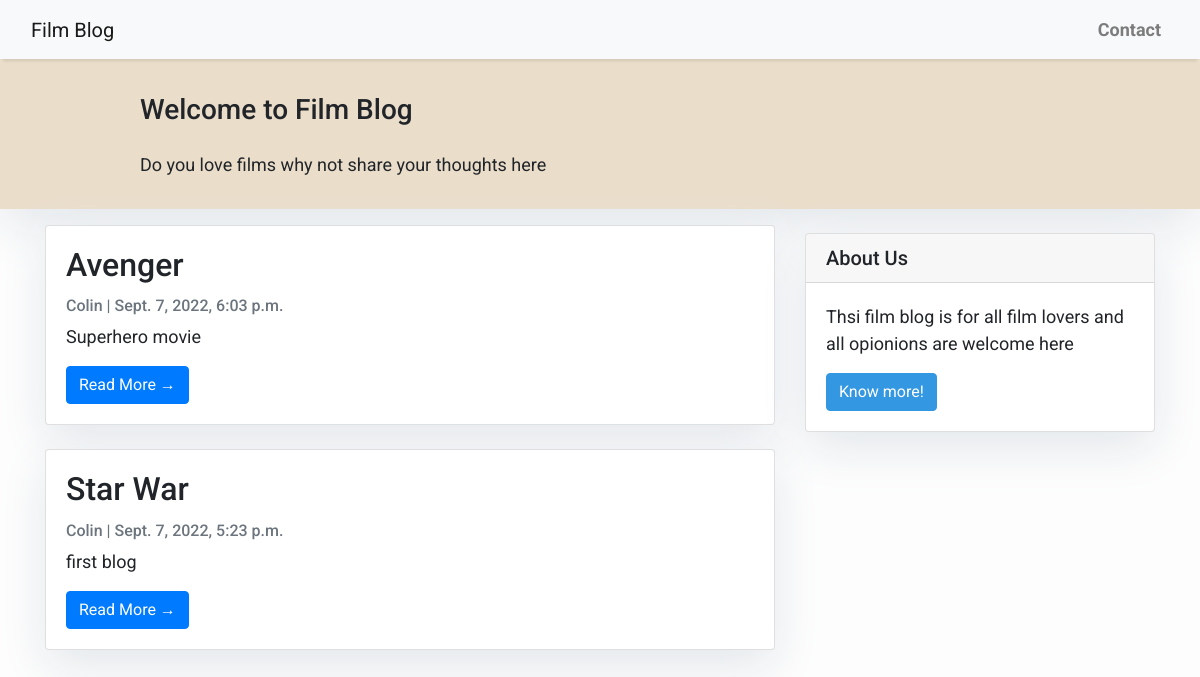
The app's page /, older data.
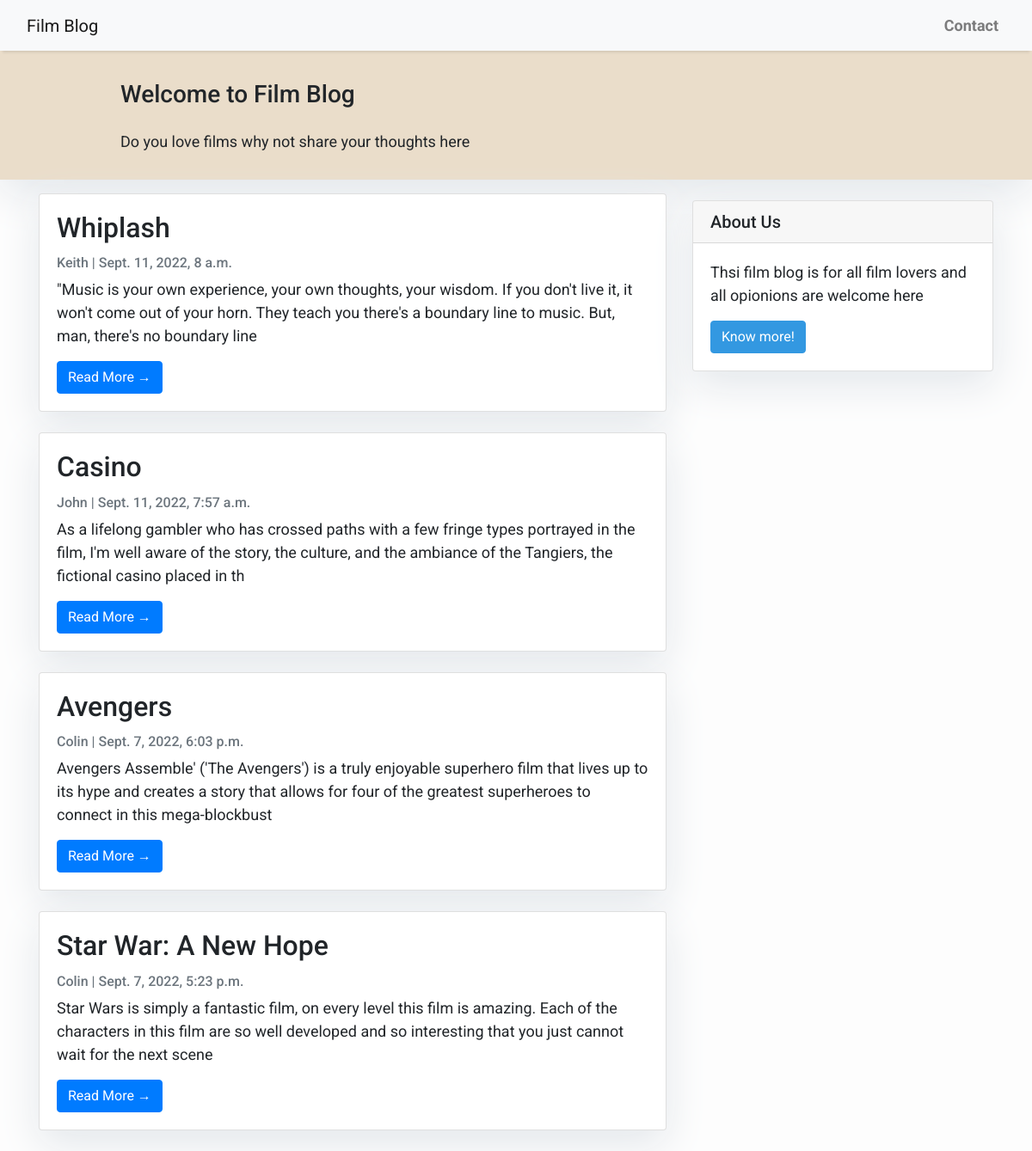
The same page, newer data.
### blog/models.py (models this page shows, shortened)
class Post(models.Model):
    film_title = models.CharField(max_length=200, unique=True, null=True)
    slug = models.SlugField(max_length=200, unique=True, null=True)
    blogger = models.ForeignKey(User, on_delete=models.CASCADE, related_name='blog_posts', null=True)
    director = models.CharField(max_length=200, unique=True, null=True)
    actor = models.CharField(max_length=200, unique=True, null=True)
    updated_on = models.DateTimeField(auto_now=True, null=True)
    content = models.TextField()
    created_on = models.DateTimeField(auto_now_add=True, null=True)
    status = models.IntegerField(choices=STATUS, default=0)
    class Meta:
        ordering = ['-created_on']

### blog/views.py (the view)
# urls.py: path('', views.ListPost.as_view(), name='home'),
class ListPost(generic.ListView):
    queryset = Post.objects.filter(status=1).order_by('-created_on')
    template_name = 'index.html'

### blog/templates/index.html (shortened to what this page needs)
{% extends "base.html" %}
{% block content %}
<header class="masthead">
    <div class="container">
        <div class="row">
            <div class=" col-md-8 col-md-10 mx-auto">
                <div class="site-heading">
                    <h3 class=" site-heading my-4 mt-3 text-black"> Welcome to Film Blog </h3>
                    <p class="text-black">Do you love films why not share your thoughts here &nbsp
                    </p>
                </div>
            </div>
        </div>
    </div>
</header>
<div class="container">
    <div class="row">
        <div class="col-md-8 mt-3 left">
            {% for post in post_list %}
            <div class="card mb-4">
                <div class="card-body">
                    <h2 class="card-title">{{ post.film_title }}</h2>
                    <p class="card-text text-muted h6">{{ post.blogger }} | {{ post.created_on}} </p>
                    <p class="card-text">{{post.content|slice:":200" }}</p>
                    <a href="{% url 'details_post' post.slug  %}" class="btn btn-primary">Read More &rarr;</a>
                </div>
            </div>
            {% endfor %}
        </div>
        {% block about %} {% include 'about.html' %} {% endblock about %}
    </div>
</div>
{%endblock%}

### blog/templates/base.html (shortened to what this page needs)
<!DOCTYPE html>
<html lang="en">
<head>
    <link rel="stylesheet" href="https://maxcdn.bootstrapcdn.com/bootstrap/4.0.0/css/bootstrap.min.css"
 />
</head>
<body>
    <nav class="navbar navbar-expand-lg navbar-light bg-light shadow" id="mainNav">
        <div class="container-fluid">
            <a class="navbar-brand" href="{% url 'home' %}">Film Blog</a>
            <div class="collapse navbar-collapse" id="navbarResponsive">
                <ul class="navbar-nav ml-auto">
                    <li class="nav-item text-black">
                        <a class="nav-link text-black font-weight-bold" href="{% url 'contact' %}"
                            class="btn btn-primary">Contact</a>
                    </li>
                </ul>
            </div>
        </div>
    </nav>
    {% block content %}{% endblock content %}
</body>
</html>

### blog/templates/about.html (shortened to what this page needs)
{% block sidebar %}
<div class="col-md-4 float-right ">
<div class="card my-4">
        <h5 class="card-header">About Us</h5>
    <div class="card-body">
        <p class="card-text"> Thsi film blog is for all film lovers and all opionions are welcome here</p>
        <a href="https://8000-colinshaw1-portfoliopro-mf4qgrucn44.ws-eu64.gitpod.io"
           class="btn btn-danger">Know more!</a>
    </div>
</div>
</div>
{% endblock sidebar %}

### blog/templates/base.html (style rules this page uses)
body { font-family: "Roboto", sans-serif; font-size: 20px; background-color: #808080; }
.shadow { box-shadow: 0 5px 3px -3px rgba(0, 0, 0, 0.1); }
.btn-danger { color: #fff; background-color: #3398E1; border-color: #3398E1; }
.masthead { background: #EADDCA; height: auto; padding-bottom: 15px; box-shadow: 0 16px 48px #E3E7EB; padding-top: 10px; }

### blog/templates/index.html (style rules this page uses)
body { font-family: "Roboto", sans-serif; font-size: 18px; background-color: #fdfdfd; }
.card { box-shadow: 0 16px 48px #A9A9A9; }

### blog/templates/about.html (style rules this page uses)
.card { box-shadow: 0 16px 48px #E3E7EB; }

Row changes from the older to the newer data that the page shows:
added Post: film_title "Whiplash", blogger "Keith", created_on "Sept. 11, 2022, 8 a.m.", content "\"Music is your own experience, your own thoughts, your wisdom. If you don't live it, it won't come out of your horn. They teach you there's a boundary line to music. But, man, there's no boundary line"
added Post: film_title "Casino", blogger "John", created_on "Sept. 11, 2022, 7:57 a.m.", content "As a lifelong gambler who has crossed paths with a few fringe types portrayed in the film, I'm well aware of the story, the culture, and the ambiance of the Tangiers, the fictional casino placed in th"
changed Post: film_title "Avenger" → "Avengers"; content "Superhero movie" → "Avengers Assemble' ('The Avengers') is a truly enjoyable superhero film that lives up to its hype and creates a story that allows for four of the greatest superheroes to connect in this mega-blockbust"
changed Post: film_title "Star War" → "Star War: A New Hope"; content "first blog" → "Star Wars is simply a fantastic film, on every level this film is amazing. Each of the characters in this film are so well developed and so interesting that you just cannot wait for the next scene"
